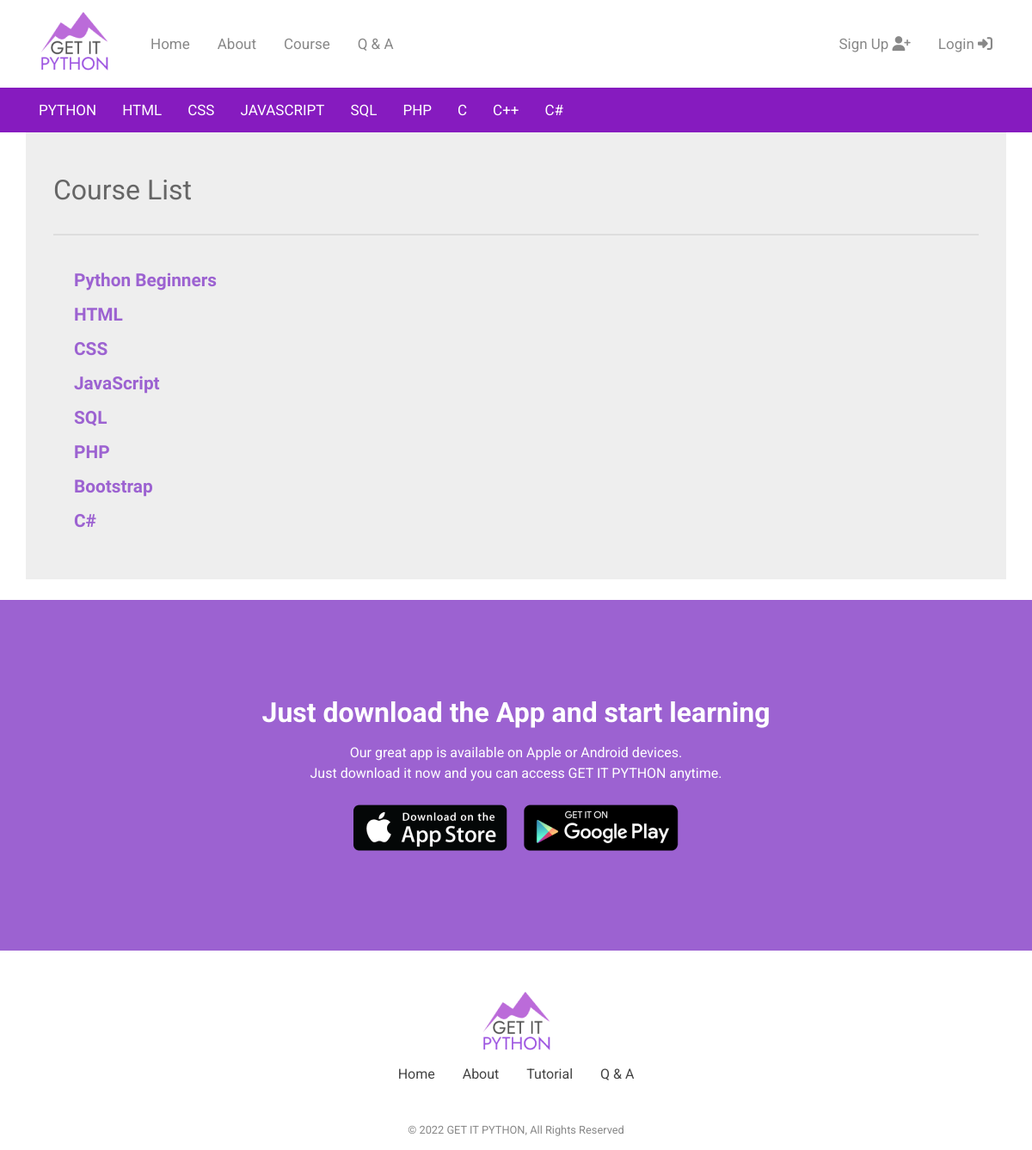
/course/courses/list/, run on the app's committed database.
### courses/models.py (models this page shows, shortened)
class Course(models.Model):
    name = models.CharField(max_length=50)
    whatHeading = models.CharField(max_length=150, default="wHeading here...")
    whatDescription = models.TextField(max_length=500, default="wDescription here...")
    howHeading = models.CharField(max_length=150, default="hHeading here...")
    howDescription = models.TextField(max_length=500, default="hDescription here...")
    price = models.DecimalField(max_digits=10, decimal_places=2, default=10.00)

### courses/views.py (the view)
# urls.py: path("courses/list/", CourseListView.as_view(), name="course_list"),
class CourseListView(ListView):
    model = Course
    template_name = "courses/course_list.html"

### courses/templates/courses/course_list.html (shortened to what this page needs)
{% extends "base.html" %}
{% block content %}
<section class="container">
    <div class="course_container">
    <h1 class="course_heading">Course List</h1>
    <p class="border"><p>
    {% for course in course_list %}
        <h2 class="course_title">
            <a href="{% url 'course_detail' course.pk %}">
                {{ course.name }}
            </a>
        </h2>
    {% endfor %}
    </div>
</section>
{% endblock content %}

### static/css/main.css (style rules this page uses)
* { margin: 0; padding: 0; box-sizing: border-box; }
body { font-family: Roboto, Arial, Helvetica, sans-serif; }
a { text-decoration: none; }
.container { padding-right: 15px; padding-left: 15px; margin-right: auto; margin-left: auto; }
@media (min-width: 768px) { .container { width: 750px; } }
@media (min-width: 992px) { .container { width: 970px; } }
@media (min-width: 1200px) { .container { width: 1170px; } }

### static/css/courses.css (style rules this page uses)
.course_container { padding: 3rem 5rem; margin-bottom: 1.5rem; background-color: #eeeeee; }
@media screen and (max-width: 1200px) { .course_container { padding: 3rem 2rem; } }
.course_heading { color: #666666; font-family: Roboto, Arial, Helvetica, sans-serif; font-weight: 400; font-size: 2rem; margin-bottom: 1rem; }
.course_title { font-family: Quicksand, 'Franklin Gothic Medium', 'Arial Narrow', Arial, sans-serif; font-weight: 600; font-size: 1.3rem; padding: .5rem 0 .5rem 1.5rem; }
.course_title a { text-decoration: none; color: #9C62D1; }
.border { width: 100%; height: auto; border-bottom: 2px solid #dddddd; padding-bottom: 1rem; margin-bottom: 2rem; }

### data on the page
Course: name "Python Beginners"
Course: name "HTML"
Course: name "CSS"
Course: name "JavaScript"
Course: name "SQL"
Course: name "PHP"
Course: name "Bootstrap"
Course: name "C#"
